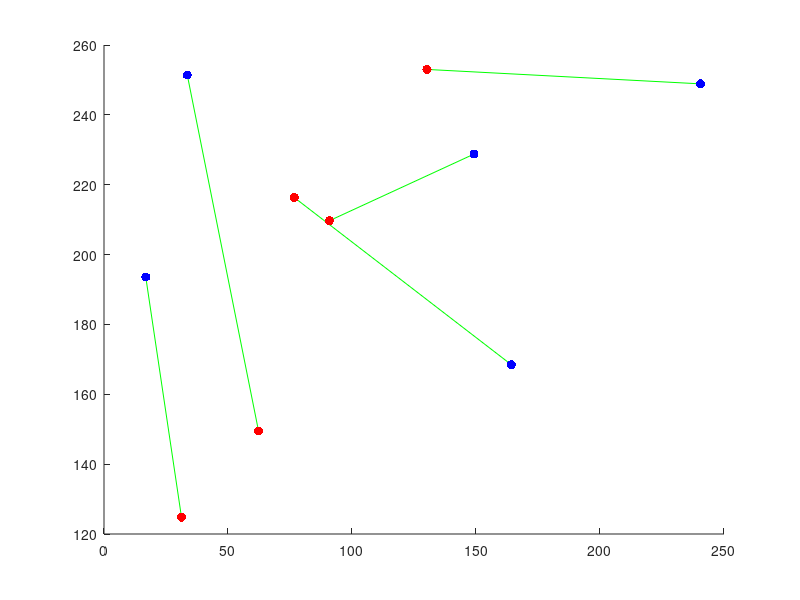
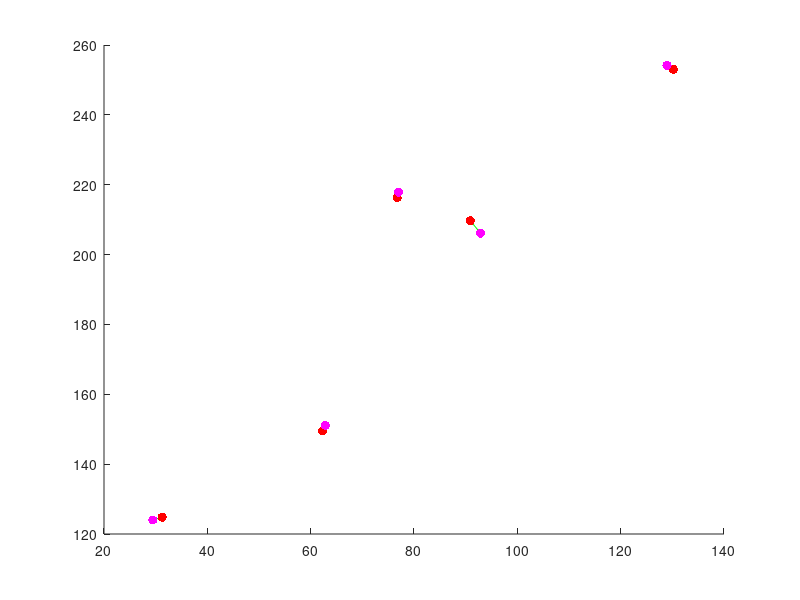

These figures' MATLAB source, in order:
function practical1

%The aim of practical 1 is to calculate the homography that best maps two
%sets of points to one another.  We will (eventually) use this for creating
%panoramas, and for calculating the 3d pose of planes.  You should use this
%template for your code and fill in the missing sections marked "TO DO"

%close all open figures
close all;

%set of two dimensional Cartesian points
pts1Cart = [  240.5000   16.8351   33.5890  164.2696  149.1911;...
              248.8770  193.5890   251.3901 168.4581  228.7723];

% Experimenting with 4 points:
%pts1Cart = [  240.5000   16.8351   33.5890  164.2696;...
%              248.8770  193.5890   251.3901 168.4581];

%turn points to homogeneous representation
pts1Hom = [pts1Cart; ones(1,size(pts1Cart,2))]
      
%define a homography
H = [0.6 0.7 -100; 1.0 0.6 50; 0.001 0.002 1.0]
% Experimenting with multiplying a constant scalar to the homography matrix
%H = H*5;

%apply homography to points
pts2Hom = H*pts1Hom

%convert back to Cartesian
pts2Cart = pts2Hom(1:2,:)./repmat(pts2Hom(3,:),2,1);
%add a small amount of noise

%rand_test = [-0.769665913753682,-0.225584402271252,-1.08906429505224,0.552527021112224,1.54421189550395 ; 0.371378812760058,1.11735613881447,0.0325574641649735,1.10061021788087,0.0859311331754255]

noiseLevel = 4.0;
pts2Cart = pts2Cart+noiseLevel*randn(size(pts2Cart));
%pts2Cart = pts2Cart+noiseLevel*rand_test;

%draw two set of two dimensional points
%opens figure
figure; set(gcf,'Color',[1 1 1]);
%draw lines between each pair of points
nPoint = size(pts1Cart,2)
for (cPoint = 1:nPoint)
    %plot a green line between each pair of points
    plot([pts1Cart(1,cPoint) pts2Cart(1,cPoint)],[pts1Cart(2,cPoint) pts2Cart(2,cPoint)],'g-');
    %make sure we don't replace with next point
    hold on;
end;

%draws first set of points
plot(pts1Cart(1,:),pts1Cart(2,:),'b.','MarkerSize',20);
%remove axis
set(gca,'Box','Off');

%draws second set of points
plot(pts2Cart(1,:),pts2Cart(2,:),'r.','MarkerSize',20);

%now our goal is to transform the first points so that they map to the
%second set of points

%****TO DO****: Fill in the details of this routine 
HEst = calcBestHomography(pts1Cart, pts2Cart);

%now we will see how well the routine works by applying the mapping and
%measuring the square  distance between the desired and actual positions

%apply homography to points
pts2EstHom = HEst*pts1Hom

%convert back to Cartesian
pts2EstCart = pts2EstHom(1:2,:)./repmat(pts2EstHom(3,:),2,1)

%calculate mean squared distance from actual points
sqDiff = mean(sum((pts2Cart-pts2EstCart).^2))

%draw figure with points before and after
%draw two set of two dimensional points
%opens figure
figure; set(gcf,'Color',[1 1 1]);
%draw lines between each pair of points
nPoint = size(pts1Cart,2)
for (cPoint = 1:nPoint)
    %plot a green line pairs of actual and estimated points
    plot([pts2Cart(1,cPoint) pts2EstCart(1,cPoint)],[pts2Cart(2,cPoint) pts2EstCart(2,cPoint)],'g-');
    %make sure we don't replace with next point
    hold on;
end;

%draws second set of points
plot(pts2Cart(1,:),pts2Cart(2,:),'r.','MarkerSize',20);
%remove axis
set(gca,'Box','Off');

%draws estimated positions of second set of points
plot(pts2EstCart(1,:),pts2EstCart(2,:),'m.','MarkerSize',20);

%other things **** TO DO ****
%1. Convince yourself that the homography is ambiguous up to scale (by
%multiplying it by a constant factor and showing it does the same thing).
%Can you see why this is mathematically the case?
%2. Show empirically that your homography routine can EXACTLY map any four points to any
%other four points
%3. Now move to practical 1b.




%==========================================================================
function H = calcBestHomography(pts1Cart, pts2Cart)

%should apply direct linear transform (DLT) algorithm to calculate best
%homography that maps the points in pts1Cart to their corresonding matching in 
%pts2Cart
%****TO DO ****: replace this
[ndim,npoints] = size(pts1Cart);
%one_vector = ones(1,npoints);
%**** TO DO ****;
%first turn points to homogeneous
%pts1Cart_hom = [pts1Cart; one_vector]
%pts2Cart_hom = [pts2Cart; one_vector]
%then construct A matrix which should be (10 x 9) in size
%solve Ah = 0 by calling
%h = solveAXEqualsZero(A); (you have to write this routine too - see below)
A = zeros(10,9);

for (i=1:npoints)
    A(2*i-1,:) = [0,0,0,pts1Cart(1,i),pts1Cart(2,i),1,-pts2Cart(2,i)*pts1Cart(1,i),-pts2Cart(2,i)*pts1Cart(2,i),-pts2Cart(2,i)];
    A(2*i,:) = [pts1Cart(1,i),pts1Cart(2,i),1,0,0,0,-pts2Cart(1,i)*pts1Cart(1,i),-pts2Cart(1,i)*pts1Cart(2,i),-pts2Cart(1,i)];
end
h = solveAXEqualsZero(A);
H = reshape(h,3,3)';




%reshape h into the matrix H

%Beware - when you reshape the (9x1) vector x to the (3x3) shape of a homography, you must make
%sure that it is reshaped with the values going first into the rows.  This
%is not the way that the matlab command reshape works - it goes columns
%first.  In order to resolve this, you can reshape and then take the
%transpose


%==========================================================================
function x = solveAXEqualsZero(A);

[~,~,V] = svd(A);
x = V(:,size(A,2));
%****TO DO **** Write this routine 


